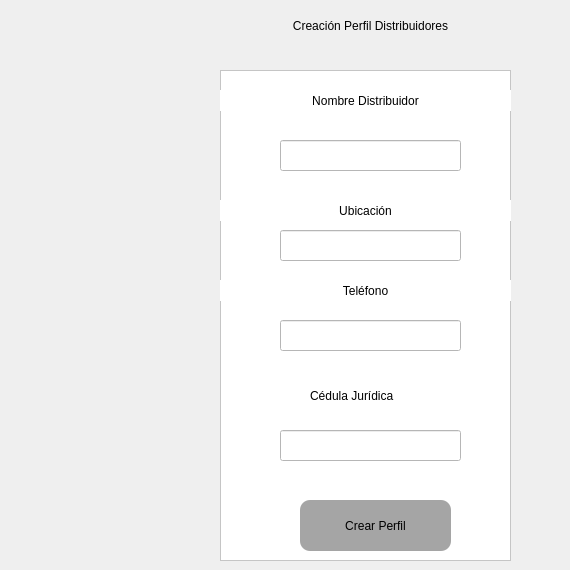
          <widget class="QWidget" name="page_distribuidores">
           <widget class="QLabel" name="label_2">
            <property name="geometry">
             <rect>
              <x>180</x>
              <y>10</y>
              <width>381</width>
              <height>31</height>
             </rect>
            </property>
            <property name="styleSheet">
             <string notr="true">font: 75 18pt &quot;MS Shell Dlg 2&quot;;</string>
            </property>
            <property name="text">
             <string>Creación Perfil Distribuidores</string>
            </property>
            <property name="alignment">
             <set>Qt::AlignCenter</set>
            </property>
           </widget>
           <widget class="QFrame" name="frame_form_distribuidores">
            <property name="geometry">
             <rect>
              <x>220</x>
              <y>70</y>
              <width>291</width>
              <height>491</height>
             </rect>
            </property>
            <property name="styleSheet">
             <string notr="true">background-color: rgb(255, 255, 255);</string>
            </property>
            <property name="frameShape">
             <enum>QFrame::StyledPanel</enum>
            </property>
            <property name="frameShadow">
             <enum>QFrame::Raised</enum>
            </property>
            <widget class="QPushButton" name="btnCreaPerfilDistrib">
             <property name="geometry">
              <rect>
               <x>80</x>
               <y>430</y>
               <width>151</width>
               <height>51</height>
              </rect>
             </property>
             <property name="styleSheet">
              <string notr="true">QPushButton {
    border-radius: 10px;   
    background-color: rgb(165, 165, 165);
    font: 75 10pt &quot;MS Shell Dlg 2&quot;;    
}

QPushButton:hover {      
	color: rgb(0, 170, 255);
	background-color: rgb(0, 0, 0);
    font: 75 10pt &quot;MS Shell Dlg 2&quot;;    
}</string>
             </property>
             <property name="text">
              <string>Crear Perfil</string>
             </property>
            </widget>
            <widget class="QLabel" name="label_34">
             <property name="geometry">
              <rect>
               <x>0</x>
               <y>20</y>
               <width>291</width>
               <height>21</height>
              </rect>
             </property>
             <property name="styleSheet">
              <string notr="true">font: 75 14pt &quot;MS Shell Dlg 2&quot;;</string>
             </property>
             <property name="text">
              <string>Nombre Distribuidor</string>
             </property>
             <property name="alignment">
              <set>Qt::AlignCenter</set>
             </property>
            </widget>
            <widget class="QLabel" name="label_35">
             <property name="geometry">
              <rect>
               <x>0</x>
               <y>130</y>
               <width>291</width>
               <height>21</height>
              </rect>
             </property>
             <property name="styleSheet">
              <string notr="true">font: 75 14pt &quot;MS Shell Dlg 2&quot;;</string>
             </property>
             <property name="text">
              <string>Ubicación</string>
             </property>
             <property name="alignment">
              <set>Qt::AlignCenter</set>
             </property>
            </widget>
            <widget class="QLabel" name="label_36">
             <property name="geometry">
              <rect>
               <x>0</x>
               <y>210</y>
               <width>291</width>
               <height>21</height>
              </rect>
             </property>
             <property name="styleSheet">
              <string notr="true">font: 75 14pt &quot;MS Shell Dlg 2&quot;;</string>
             </property>
             <property name="text">
              <string>Teléfono</string>
             </property>
             <property name="alignment">
              <set>Qt::AlignCenter</set>
             </property>
            </widget>
            <widget class="QLineEdit" name="txt_numero_distrib">
             <property name="geometry">
              <rect>
               <x>60</x>
               <y>250</y>
               <width>181</width>
               <height>31</height>
              </rect>
             </property>
             <property name="alignment">
              <set>Qt::AlignCenter</set>
             </property>
            </widget>
            <widget class="QLineEdit" name="txt_ubicacion_distrib">
             <property name="geometry">
              <rect>
               <x>60</x>
               <y>160</y>
               <width>181</width>
               <height>31</height>
              </rect>
             </property>
             <property name="alignment">
              <set>Qt::AlignCenter</set>
             </property>
            </widget>
            <widget class="QLineEdit" name="txt_nombre_distrib">
             <property name="geometry">
              <rect>
               <x>60</x>
               <y>70</y>
               <width>181</width>
               <height>31</height>
              </rect>
             </property>
             <property name="styleSheet">
              <string notr="true">border-color: rgb(170, 0, 0);</string>
             </property>
             <property name="alignment">
              <set>Qt::AlignCenter</set>
             </property>
            </widget>
            <widget class="QLabel" name="label_37">
             <property name="geometry">
              <rect>
               <x>90</x>
               <y>310</y>
               <width>131</width>
               <height>31</height>
              </rect>
             </property>
             <property name="styleSheet">
              <string notr="true">font: 75 14pt &quot;MS Shell Dlg 2&quot;;</string>
             </property>
             <property name="text">
              <string>Cédula Jurídica</string>
             </property>
            </widget>
            <widget class="QLineEdit" name="txt_cedula_distrib">
             <property name="geometry">
              <rect>
               <x>60</x>
               <y>360</y>
               <width>181</width>
               <height>31</height>
              </rect>
             </property>
            </widget>
           </widget>
          </widget>
